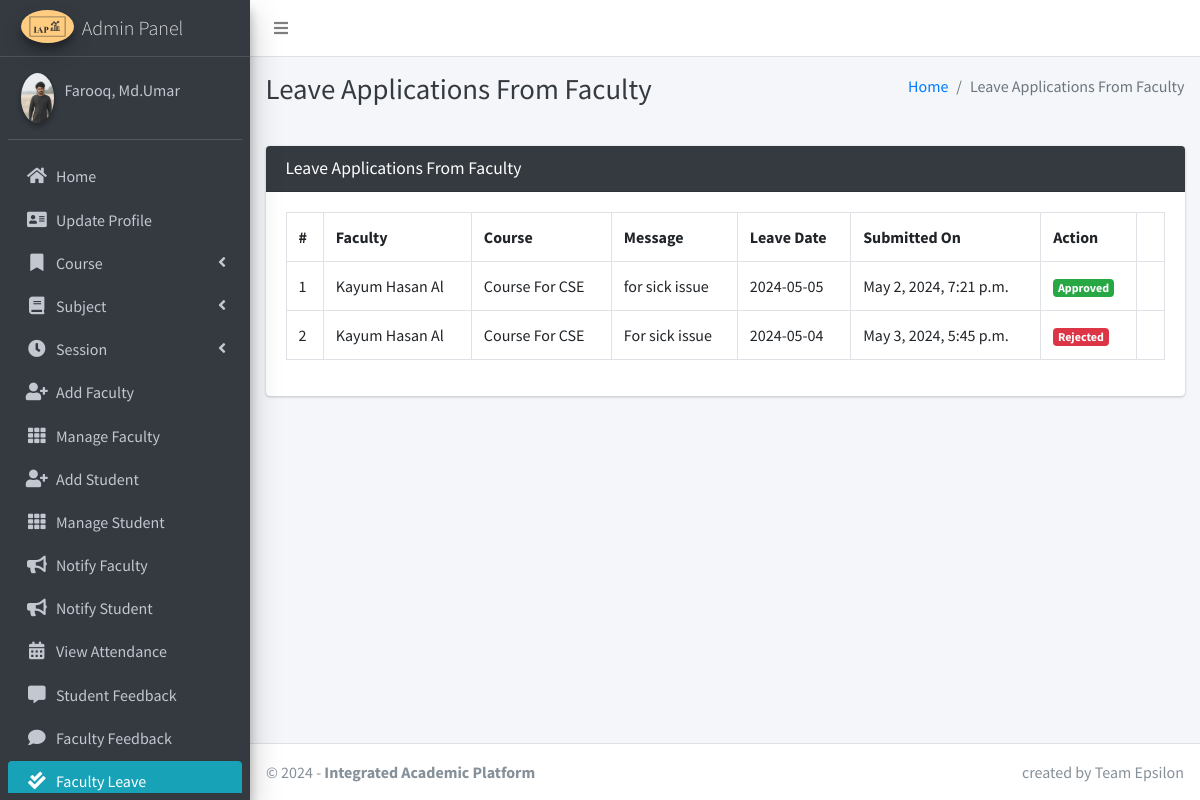
Screenshot of /staff/view/leave/ (signed in) with the database file from the repository.
### main_app/models.py (models this page shows)
class CustomUser(AbstractUser):
    USER_TYPE = ((1, "HOD"), (2, "Staff"), (3, "Student"))
    GENDER = [("M", "Male"), ("F", "Female")]
    username = None  # Removed username, using email instead
    email = models.EmailField(unique=True)
    user_type = models.CharField(default=1, choices=USER_TYPE, max_length=1)
    gender = models.CharField(max_length=1, choices=GENDER)
    profile_pic = models.ImageField()
    address = models.TextField()
    fcm_token = models.TextField(default="")  # For firebase notifications
    created_at = models.DateTimeField(auto_now_add=True)
    updated_at = models.DateTimeField(auto_now=True)
    USERNAME_FIELD = "email"
    REQUIRED_FIELDS = []
    objects = CustomUserManager()
    def __str__(self):
        return self.last_name + ", " + self.first_name

class LeaveReportStaff(models.Model):
    staff = models.ForeignKey(Staff, on_delete=models.CASCADE)
    date = models.CharField(max_length=60)
    message = models.TextField()
    status = models.SmallIntegerField(default=0)
    created_at = models.DateTimeField(auto_now_add=True)
    updated_at = models.DateTimeField(auto_now=True)

class Staff(models.Model):
    course = models.ForeignKey(Course, on_delete=models.DO_NOTHING, null=True, blank=False)
    admin = models.OneToOneField(CustomUser, on_delete=models.CASCADE)
    def __str__(self):
        return self.admin.last_name + " " + self.admin.first_name

class Course(models.Model):
    name = models.CharField(max_length=120)
    created_at = models.DateTimeField(auto_now_add=True)
    updated_at = models.DateTimeField(auto_now=True)
    def __str__(self):
        return self.name

### main_app/hod_views.py (the view, shortened to what this page needs)
# urls.py: path("staff/view/leave/", hod_views.view_staff_leave, name="view_staff_leave",),
@csrf_exempt
def view_staff_leave(request):
    if request.method != 'POST':
        allLeave = LeaveReportStaff.objects.all()
        context = {
            'allLeave': allLeave,
            'page_title': 'Leave Applications From Faculty'
        }
        return render(request, "hod_template/staff_leave_view.html", context)

### main_app/templates/hod_template/staff_leave_view.html (shortened to what this page needs)
{% extends 'main_app/base.html' %}
{% load static %}
{% block page_title %}{{page_title}}{% endblock page_title %}
{% block content %}
<section class="content">
    <div class="container-fluid">
        <div class="row">
            <div class="col-md-12">
                <div class="card card-dark">
                    <div class="card-header">
                        <h3 class="card-title">{{page_title}}</h3>
                    </div>
                    <div class="table card-body">
                        <table class="table table-bordered table-hover">
                            <tr>
                                <th>#</th>
                                <th>Faculty</th>
                                <th>Course</th>
                                <th>Message</th>
                                <th>Leave Date</th>
                                <th>Submitted On</th>
                                <th>Action</th>
                            </tr>
                            {% for leave in  allLeave %}
                              <tr>
                                  <td>{{forloop.counter}}</td>
                                  <td>{{leave.staff}}</td>
                                  <td>{{leave.staff.course}}</td>
                                  <td>{{leave.message}}</td>
                                  <td>{{leave.date}}</td>
                                  <td>{{leave.created_at}}</td>
                                      {% if leave.status == 0 %}
                                           <td> <button data-toggle = "modal" data-target = "#reply_modal" value="{{leave.id}}" class="btn btn-success reply_open_modal">Reply</button>
{% elif leave.status == -1 %}
<td><span  class='badge badge-danger'>Rejected</span></td>
{% else %}
<td><span  class='badge badge-success'>Approved</span></td>
                                            <td>{{feedback.updated_at}}</td>
                                      {% endif %}
                              </tr>
                            {% endfor %}
                        </table>
                    </div>
                    </div>
            </div>
        </div>
    </div>
</section>
{% endblock content %}

### main_app/templates/main_app/sidebar_template.html (shortened to what this page needs)
{% load static %}
<aside class="main-sidebar sidebar-dark-info elevation-4">
    {% if request.user.user_type == '1' %}
    <a href="{% url 'admin_home' %}" class="brand-link">
        <img src="{% static 'dist/img/image.png' %} " alt="image Logo"
            class="brand-image img-circle elevation-3" >
        <span class="brand-text font-weight-light">Admin Panel</span>
    </a>
    <div class="sidebar">
        <div class="user-panel mt-3 pb-3 mb-3 d-flex">
            <div class="image">
                <img src="{{ request.user.profile_pic}}" class="img-circle elevation-2" alt="User Image">
            </div>
            <div class="info">
                <a href="#" class="d-block">{{user}}</a>
            </div>
        </div>
        <nav class="mt-2">
            <ul class="nav nav-pills nav-sidebar flex-column" data-widget="treeview" role="menu" data-accordion="false">
                <li class="nav-item">
                    {% url 'admin_home' as admin_home %}
                    <a href="{{admin_home}}" class="nav-link {% if admin_home == request.path %} active {% endif %}">
                        <i class="nav-icon fas fa-home"></i>
                        <p>
                            Home
                        </p>
                    </a>
                </li>
                <li class="nav-item">
                    {% url 'admin_view_profile' as admin_view_profile %}
                    <a href="{{admin_view_profile}}"
                        class="nav-link {% if admin_view_profile == request.path %} active {% endif %}">
                        <i class="nav-icon fas fa-address-card"></i>
                        <p>
                            Update Profile
                        </p>
                    </a>
                </li>
                <li class="nav-item has-treeview">
                    <a href="#" class="nav-link">
                        <i class="nav-icon fas fa-bookmark"></i>
                        <p>
                            Course
                            <i class="fas fa-angle-left right"></i>
                        </p>
                    </a>
                </li>
                <li class="nav-item has-treeview">
                    <a href="#" class="nav-link">
                        <i class="nav-icon fas fa-book"></i>
                        <p>
                            Subject
                            <i class="fas fa-angle-left right"></i>
                        </p>
                    </a>
                </li>
                <li class="nav-item has-treeview">
                    <a href="#" class="nav-link">
                        <i class="nav-icon fas fa-clock"></i>
                        <p>
                            Session
                            <i class="fas fa-angle-left right"></i>
                        </p>
                    </a>
                </li>
                <li class="nav-item">
                    {% url 'add_staff' as add_staff %}
                    <a href="{{add_staff}}" class="nav-link {% if add_staff == request.path %} active {% endif %}">
                        <i class="nav-icon fas fa-user-plus"></i>
                        <p>
                            Add Faculty
                        </p>
                    </a>
                </li>
                <li class="nav-item">
                    {% url 'manage_staff' as manage_staff %}
                    {% url 'edit_staff' staff_id as edit_staff %}
                    <a href="{{manage_staff}}"
                        class="nav-link {% if manage_staff == request.path or request.path == edit_staff %} active {% endif %}">
                        <i class="nav-icon fas fa-th"></i>
                        <p>
                            Manage Faculty
                        </p>
                    </a>
                </li>
                <li class="nav-item">
                    {% url 'add_student' as add_student%}
                    <a href="{{add_student}}" class="nav-link  {% if add_student == request.path %} active {% endif %}">
                        <i class="nav-icon fas fa-user-plus"></i>
                        <p>
                            Add Student
                        </p>
                    </a>
                </li>
                <li class="nav-item">
                    {% url 'manage_student' as manage_student %}
                    {% url 'edit_student' student_id as edit_student %}
                    <a href="{{manage_student}}"
                        class="nav-link  {% if edit_student == request.path or manage_student == request.path %} active {% endif %}">
                        <i class="nav-icon fas fa-th"></i>
                        <p>
                            Manage Student
                        </p>
                    </a>
                </li>
                <li class="nav-item">
                    {% url 'admin_notify_staff' as admin_notify_staff %}
                    <a href="{{admin_notify_staff}}"
                        class="nav-link {% if admin_notify_staff == request.path %} active {% endif %}">
                        <i class="nav-icon fas fa-bullhorn"></i>
                        <p>
                            Notify Faculty
                        </p>
                    </a>
                </li>
                <li class="nav-item">
                    {% url 'admin_notify_student' as admin_notify_student %}
                    <a href="{{admin_notify_student}}"
                        class="nav-link {% if admin_notify_student == request.path %} active {% endif %}">
                        <i class="nav-icon fas fa-bullhorn"></i>
                        <p>
                            Notify Student
                        </p>
                    </a>
                </li>
                <li class="nav-item">
                    {% url 'admin_view_attendance' as admin_view_attendance %}
                <li class="nav-item">
                    <a href="{{admin_view_attendance}}"
                        class="nav-link  {% if admin_view_attendance == request.path %} active {% endif %}">
                        <i class="nav-icon fas fa-calendar-alt"></i>
                        <p>
                            View Attendance
                        </p>
                    </a>
                </li>
                <li class="nav-item">
                    {% url 'student_feedback_message' as student_feedback_message %}
                    <a href="{{ student_feedback_message }}"
                        class="nav-link  {% if student_feedback_message == request.path %} active {% endif %}">
                        <i class="nav-icon fas fa-comment-alt"></i>
                        <p>
                            Student Feedback
                        </p>
                    </a>
                </li>
                <li class="nav-item">
                    {% url 'staff_feedback_message' as staff_feedback_message %}
                    <a href="{{staff_feedback_message}}"
                        class="nav-link   {% if staff_feedback_message == request.path %} active {% endif %}">
                        <i class="nav-icon fas fa-comment"></i>
                        <p>
                            Faculty Feedback
                        </p>
                    </a>
                </li>
                <li class="nav-item">
                    {% url 'view_staff_leave' as view_staff_leave %}
                    <a href="{{view_staff_leave}}"
                        class="nav-link  {% if view_staff_leave == request.path %} active {% endif %}">
                        <i class="nav-icon fas fa-check-double"></i>
                        <p>
                            Faculty Leave
                        </p>
                    </a>
                </li>
                                        {% endif %}
                                    </ul>
                                </nav>
                            </div>
</aside>

### rows the page displays
CustomUser: user.profile_pic (picture), last_name+first_name "Farooq, Md.Umar"
LeaveReportStaff: staff "Kayum Hasan Al", staff.course "Course For CSE", message "for sick issue", date "2024-05-05", created_at "May 2, 2024, 7:21 p.m."
LeaveReportStaff: staff "Kayum Hasan Al", staff.course "Course For CSE", message "For sick issue", date "2024-05-04", created_at "May 3, 2024, 5:45 p.m.", status "Rejected"

### other values shown
{{ page_title }} "Leave Applications From Faculty"
